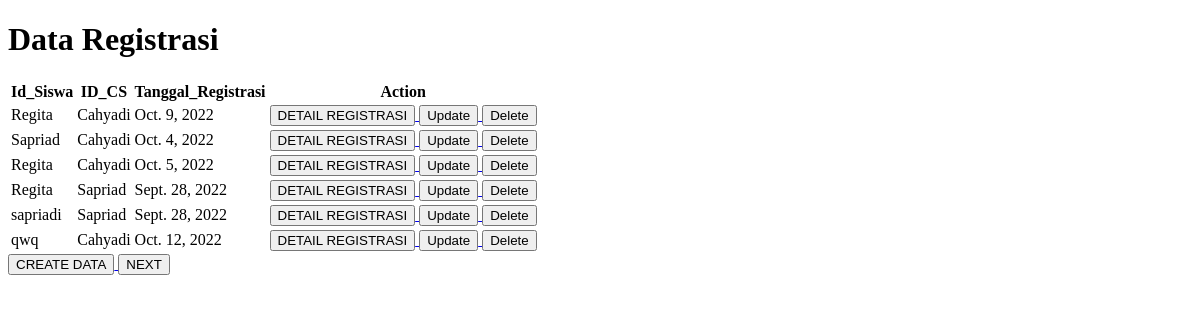
/registrasi, run on an earlier commit of the app's database.
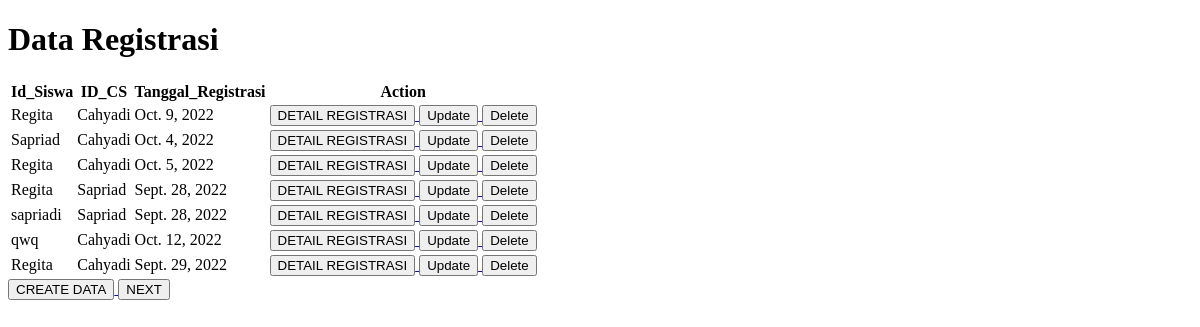
And on a later commit of the database.
### app/models.py (models this page shows, shortened)
class Registrasi(models.Model):
    Id_Registrasi = models.AutoField(primary_key=True)
    Id_Siswa = models.ForeignKey(Siswa, on_delete=models.CASCADE)
    ID_CS = models.ForeignKey(CustomerService, on_delete=models.CASCADE)
    Tanggal_Registrasi = models.DateField()

class Siswa(models.Model):
    Id_Siswa = models.AutoField(primary_key=True)
    Nama_Siswa = models.CharField(max_length=50)
    Tanggal_Lahir = models.DateField()
    Alamat_Siswa = models.TextField(blank=True, null=True)
    Nomor_Telepon_Siswa = models.PositiveIntegerField()
    def __str__(self):
        return str(self.Nama_Siswa)

class CustomerService(models.Model):
    ID_CS = models.AutoField(primary_key=True)
    nama_cs = models.CharField(max_length=50)
    nomer_telepon_cs = models.PositiveIntegerField()
    Alamat_cs = models.TextField()
    def __str__(self):
        return str(self.nama_cs)

### app/views.py (the view)
# urls.py: path('registrasi', views.registrasi, name='registrasi'),
def registrasi(request):
    allregistrasiobj = models.Registrasi.objects.all()
    getregistrasiobj = models.Registrasi.objects.get(Id_Registrasi=2)
    return render(request, 'registrasi.html',{
        'allregistrasiobj' : allregistrasiobj,
        'getregistrasiobj' : getregistrasiobj,
    })

### app/templates/registrasi.html (shortened to what this page needs)
<!DOCTYPE html>
<html lang="en">
<head>
</head>
<body>
    <h1>Data Registrasi</h1>
    <table>
        <tr>
            <th>Id_Siswa</th>
            <th>ID_CS</th>
            <th>Tanggal_Registrasi</th>
            <th>Action</th>
        </tr>
        {% for item in allregistrasiobj %}
        <tr>
            <td>{{ item.Id_Siswa }}</td>
            <td>{{ item.ID_CS }}</td>
            <td>{{ item.Tanggal_Registrasi}}</td>
            <td>
                <a href="{%url 'filterdetailregis' item.Id_Registrasi %}">
                    <button>
                        DETAIL REGISTRASI
                    </button>
                </a>
                <a href="{%url 'updateregistrasi' item.Id_Registrasi %}">
                    <button>Update</button>
                </a>
                <a href="{%url 'deleteregistrasi' item.Id_Registrasi %}">
                    <button>Delete</button>
                </a>
            </td>
        </tr>
        {% endfor %}
    </table>
    <a href="{% url 'createregistrasi' %}">
        <button>
            CREATE DATA
        </button>
    </a>
    <tr>
        <td>
            <a href="{% url 'createdetailregistrasi' %}">
                <button type="submit">NEXT</button>
            </a>
        </td>
    </tr>
</body>
</html>

What changed in the data, as far as the page shows it:
added Registrasi: Id_Siswa "Regita", ID_CS "Cahyadi", Tanggal_Registrasi "Sept. 29, 2022"
